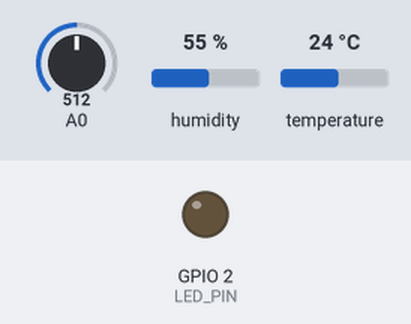
Recording of a sketch running on a simulated ESP8266 (NodeMCU). Shown: output pins drawn as LEDs (lit = HIGH). The inputs (shaded band) are chosen by the test bench; at power-on: A0 = 512, humidity 55 %, temperature 24 °C. WiFi joins after 1.5 s; servers stay silent unless stated; uploads are accepted with an empty reply. At 34.0 s the program puts the board to deep sleep or switches it off; the recording ends there.

Above: at 1.7 s.
Timing chart, 0 to 4.6 s (numbered marks = the images above):
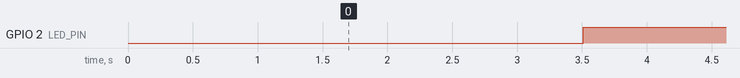

The sketch:

HomeData.ino
```cpp
/*
 * A sketch for an ESP8266 NodeMCU 1.0 module for home data collection.
 *
 * This sketch implements a WiFi client which connects to a web server and logs
 * room temperature and humidity from a DHT11.
 *
 * TLS connections should be possible, but the NodeMCU is only capable of TLS 1.1
 * which is not supported by security minded servers. This should not be an issue
 * if you are logging on your home network (using a Raspberry Pi for example) and
 * using WPA2 security.
 *
 * Hardware connections
 *    DHT11 output --> GPIO4 (D1)
 *    LED   annode --> GPIO5 (D2)
 *
 *    RST --> GPIO16 (WAKE) Required for deep sleep
 *    https://www.losant.com/blog/making-the-esp8266-low-powered-with-deep-sleep
 *
 * Simple DHT Library
 *    https://github.com/winlinvip/SimpleDHT
 *
 * Richard Buckley
 * VE3YSH
 * January 6, 2018
 */

#include <ESP8266WiFi.h>
#include <ESP8266WiFiMulti.h>
#include <WiFiClientSecure.h>
#include <Adafruit_Sensor.h>
#include <DHT.h>
#include <DHT_U.h>


#define SERIAL 0          // Set to 1 for serial logging
#define NO_SLEEP 0        // Set to 1 to use delay instead of deep sleep
#define SECURE 0          // Set to use TLS
#define LED_ON LOW
#define LED_OFF HIGH

/*
 * Configuration for Adafruit Hazza 8266
 */
const int LED_PIN = 2;    // Define the activity LED pin, blue
const int DHT11_PIN = 14; // Define the DHT11 pin

/*
 * Manage multiple WiFi connections using ESP8266WiFiMulti
 * Store connection state in connectionWasAlive
 *
 * Use ESP8266WiFiClass to get data related to the network
 */
ESP8266WiFiClass wifi;
ESP8266WiFiMulti wifiMulti;
boolean connectionWasAlive = false;       // true when the WiFi monitor detects a hot spot connection

/*
 * Set available hot spot SSID values and passwords here
 */
const char* ssid1 = "WiFi network 1";
const char* ssid2 = "WiFi network 2";
const char* password1 = "password for network 1";
const char* password2 = "password for network 1";

/*
 * Set the logging host name and url path here.
 *
 * The tempurature and humidity will be reported by using an
 * HTTP GET request. If SECURE is 0 to:
 * http://<host>:<httpPort>/<url>?s=<device>&t=<temperature>&h=<humidity>
 * If SECURE is 1 to:
 * https://<host>:<httpsPort>/<url>?s=<device>&t=<temperature>&h=<humidity>
 *
 */
const char* host = "example.com";
const char* url = "/reading/path";
const int   httpPort = 80;
const int   httpsPort = 443;

/*
 * Sleep and delay time settings.
 */
const int   successSleep = 600e6;         // Time to sleep if reading successfully sent to server (uS)
const int   failSleep = 60e6;             // Time to sleep if reading unsucessfull (uS)
const int   successDelay = 60e3;          // Delay if reading successfully sent to server (mS)
const int   failDelay = 5e3;              // Delay if reading unsuccessfull (mS)
const int   notConnectedDelay = 10e3;     // Delay if not connected to hot spot (mS)
const int   serialSpeed = 115200;         // Serial baud rate if used
const float voltageCalibration = 13280.0; // Calibration value for 5.0 VDC

float temperature = 0;                    // Storage for temperature reading
float humidity = 0;                       // Storage for humidity reading
uint32_t delayMS;                         // Delay needed for DHT11
bool tempOk = false;                      // Temperature read success
bool humiOk = false;                      // Humidity read success
int readingCount = 0;                     // Count the number of times through the reading loop
int nTemp = 0;
int nHumi = 0;
int adReading = 0;


// Assembly strings for sending data to influxdb
String prefix, tempData, humiData, voltage;

/*
 * DHT11 unified library object
 */

DHT_Unified dhtObj(DHT11_PIN, DHT11);

/*
 * Setup
 */
void setup() {
  temperature = 0;                    // Storage for temperature reading
  humidity = 0;                       // Storage for humidity reading
  tempOk = false;                     // Temperature read success
  humiOk = false;                     // Humidity read success
  readingCount = 0;                   // Count the number of times through the reading loop
  nTemp = 0;
  nHumi = 0;
  adReading = 0;

  /*
   * If SERIAL is set to 1 configure serial output.
   */
#if SERIAL
  Serial.begin(serialSpeed);
  Serial.println();
#endif

  /*
   * Setup the LED pin. Turn on the LED to indicate the sketch is active
   */
  pinMode(LED_PIN, OUTPUT);
  digitalWrite(LED_PIN, LED_ON);

  /*
   * Display the device hostname for debugging
   */
#if SERIAL
  Serial.print("I am ");
  Serial.println(wifi.hostname());
#endif

  /*
   * Add available hot spot credentials here
   */
  wifiMulti.addAP(ssid1, password1);
  wifiMulti.addAP(ssid2, password2);

  /*
   * Pre read DHT11
   */
  dhtObj.begin();
  sensor_t sensor;
  dhtObj.temperature().getSensor(&sensor);
#if SERIAL
  Serial.println("------------------------------------");
  Serial.println("Temperature");
  Serial.print  ("Sensor:       "); Serial.println(sensor.name);
  Serial.print  ("Driver Ver:   "); Serial.println(sensor.version);
  Serial.print  ("Unique ID:    "); Serial.println(sensor.sensor_id);
  Serial.print  ("Max Value:    "); Serial.print(sensor.max_value); Serial.println(" *C");
  Serial.print  ("Min Value:    "); Serial.print(sensor.min_value); Serial.println(" *C");
  Serial.print  ("Resolution:   "); Serial.print(sensor.resolution); Serial.println(" *C");
  Serial.println("------------------------------------");
#endif
  dhtObj.humidity().getSensor(&sensor);
#if SERIAL
  Serial.println("------------------------------------");
  Serial.println("Humidity");
  Serial.print  ("Sensor:       "); Serial.println(sensor.name);
  Serial.print  ("Driver Ver:   "); Serial.println(sensor.version);
  Serial.print  ("Unique ID:    "); Serial.println(sensor.sensor_id);
  Serial.print  ("Max Value:    "); Serial.print(sensor.max_value); Serial.println("%");
  Serial.print  ("Min Value:    "); Serial.print(sensor.min_value); Serial.println("%");
  Serial.print  ("Resolution:   "); Serial.print(sensor.resolution); Serial.println("%");
  Serial.println("------------------------------------");
#endif
  delayMS = sensor.min_delay / 1000;
}

/*
 * Either delay or deep sleep depending on NO_SLEEP setting
 */
void delayOrSleep( int delayMilliSeconds, int sleepMicroSeconds )
{
#if NO_SLEEP
  delay( delayMilliSeconds );
#else
  delay(100);
  ESP.deepSleep( sleepMicroSeconds );
#endif
}

/*
 * Monitor the WiFi. This allows the device to connect to any of the
 * configured hot spots
 */
void monitorWiFi()
{
  if (wifiMulti.run() != WL_CONNECTED) {
    if (connectionWasAlive == true) {
      connectionWasAlive = false;
#if SERIAL
      Serial.print("Loooking for WiFi");
#endif
    }
#if SERIAL
    Serial.print(".");
#endif
    digitalWrite(LED_PIN, LED_OFF);
    delay(500);
    digitalWrite(LED_PIN, LED_ON);
  } else {
#if SERIAL
    if (connectionWasAlive == false) {
      Serial.print(" connected to ");
      Serial.println(WiFi.SSID().c_str());
      Serial.print("Wi-Fi mode set to WIFI_STA ");
      Serial.println(WiFi.mode(WIFI_STA) ? "" : "Failed!");
    }
#endif
    connectionWasAlive = true;
  }
}

void loop()
{
  /*
   * Track success of reading the DHT11 and reporting it to the server
   */
  boolean readingSuccess = false;

  if (readingCount >= 16) {
    temperature = 0;                    // Storage for temperature reading
    humidity = 0;                       // Storage for humidity reading
    tempOk = false;                     // Temperature read success
    humiOk = false;                     // Humidity read success
    readingCount = 0;                   // Count the number of times through the reading loop
    nTemp = 0;
    nHumi = 0;
    adReading = 0;
  }

  /*
   * Run WiFi monitoring
   */
  monitorWiFi();

  /*
   * Reading loop (distributed across calls to loop()
   */

  if (readingCount & 0x1)
    digitalWrite(LED_PIN, LED_OFF);
  else
    digitalWrite(LED_PIN, LED_ON);

  /*
   * Read the DHT11
   *
   */
  delay(delayMS);
  sensors_event_t event;
  dhtObj.temperature().getEvent(&event);
  if (!isnan(event.temperature)) {
    tempOk = true;
    temperature += event.temperature;
    nTemp++;
  }
  dhtObj.humidity().getEvent(&event);
  if (!isnan(event.relative_humidity)) {
    humiOk = true;
    humidity += event.relative_humidity;
    nHumi++;
  }

  /*
   * Read the analog input pin which is connected to a voltage divider
   * across the power supply
   */
  adReading += analogRead(A0);

  if (++readingCount < 16)
    return;

  /*
   * Only do processing if the connection is alive
   */
  if (connectionWasAlive) {
    /*
     * Compute the power supply voltage. 14050 is the value returned when the
     * device is powered by the regulated 5VDC from the USB connection.
     */
    float volts = (float)(adReading * 5) / voltageCalibration + 0.005;
    humidity = humidity / nHumi + 0.005;
    temperature = temperature / nTemp + 0.005;

#if SERIAL
    if (humiOk) {
      Serial.print("Humidity ");
      Serial.println(humidity,1);
    }
    if (tempOk) {
      Serial.print("Temperature ");
      Serial.println(temperature,1);
    }

    Serial.print("ADC: ");
    Serial.println(adReading);
#endif


#if SECURE
    WiFiClientSecure client;
#else
    WiFiClient client;
#endif

#if SERIAL
    Serial.print("\n[Connecting to ");
    Serial.print(host);
    Serial.print(" ... ");
#endif

    /*
     * Connect to the reporting host and send the reading.
     *
     */
#if SECURE
    if (client.connect(host, httpsPort))
#else
    if (client.connect(host, httpPort))
#endif
    {

      /*
       * Construct measurement strings for influxdb
       */
      String prefix = "environment,sensor=" + wifi.hostname() + ",room=test ";
      String tempData = prefix + "temperature=" + temperature + '\n';
      String humiData = prefix + "humidity=" + humidity + '\n';
      String analog = prefix + "analog=" + adReading + '\n';
      String voltage = prefix + "voltatage=" + volts + '\n';

#if SERIAL
      Serial.println("connected]");

      Serial.println(String("[Sending a request] POST") + url +  " HTTP/1.1\n" +
                   "Host: " + host + "\n" +
                   "Connection: close\n" +
                   "Content-Length: " + (tempData.length()+humiData.length()+analog.length()+voltage.length()) + "\n" +
                   "Content-Type: text/plain\n" +
                   "\n"
                  );
      Serial.print(tempData);
      Serial.print(humiData);
      Serial.print(analog);
      Serial.print(voltage);
#endif
      client.print(String("POST ") + url + " HTTP/1.1\r\n" +
                   "Host: " + host + "\r\n" +
                   "Connection: close\r\n" +
                   "Content-Length: " + (tempData.length()+humiData.length()+analog.length()+voltage.length()) + "\r\n" +
                   "Content-Type: text/plain\r\n" +
                   "\r\n"
                  );
      client.print(tempData);
      client.print(humiData);
      client.print(analog);
      client.print(voltage);

      /*
       * Collect the response from the host.
       */
#if SERIAL
      Serial.println("[Response:]");
#endif

      digitalWrite(LED_PIN, LED_ON);

      while (client.connected())
      {
        if (client.available())
        {
          String line = client.readStringUntil('\n');
#if SERIAL
          Serial.println(line);
#endif
        }
      }
      client.stop();
      readingSuccess = true;
#if SERIAL
      Serial.println("\n[Disconnected]");
#endif
    }
    else
    {
      // The connection to the host failed.
#if SERIAL
      Serial.println("connection failed!]");
#endif
      client.stop();
      readingSuccess = false;
    }

    digitalWrite(LED_PIN, LED_OFF);

    /*
     * Delay or sleep a time appropriate depending on
     * connections status and reading success or failure.
     */
    if (readingSuccess) {
      delayOrSleep( successDelay, successSleep );
    } else {
      delayOrSleep( failDelay, failSleep );
    }
  } else {
    delay( notConnectedDelay );
  }
}
```

Measured:
- by itself, GPIO 2 (LED_PIN): goes 7 × (HIGH 2.0 s, LOW 2.0 s), HIGH 2.2 s, LOW 0.10 s, then HIGH
